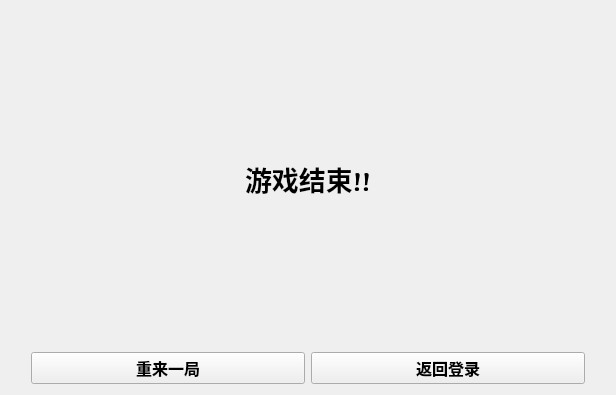
<?xml version="1.0" encoding="UTF-8"?>
<ui version="4.0">
 <class>zjhGameOverWindow</class>
 <widget class="QWidget" name="zjhGameOverWindow">
  <property name="geometry">
   <rect>
    <x>0</x>
    <y>0</y>
    <width>616</width>
    <height>395</height>
   </rect>
  </property>
  <property name="font">
   <font>
    <family>Leelawadee UI</family>
    <pointsize>10</pointsize>
   </font>
  </property>
  <property name="windowTitle">
   <string>GameOver</string>
  </property>
  <layout class="QVBoxLayout" name="verticalLayout">
   <item>
    <widget class="QLabel" name="label">
     <property name="sizePolicy">
      <sizepolicy hsizetype="Preferred" vsizetype="Minimum">
       <horstretch>0</horstretch>
       <verstretch>0</verstretch>
      </sizepolicy>
     </property>
     <property name="font">
      <font>
       <family>Caladea</family>
       <pointsize>20</pointsize>
       <weight>75</weight>
       <bold>true</bold>
      </font>
     </property>
     <property name="focusPolicy">
      <enum>Qt::NoFocus</enum>
     </property>
     <property name="text">
      <string>游戏结束!!</string>
     </property>
     <property name="textFormat">
      <enum>Qt::AutoText</enum>
     </property>
     <property name="alignment">
      <set>Qt::AlignCenter</set>
     </property>
    </widget>
   </item>
   <item>
    <layout class="QHBoxLayout" name="horizontalLayout">
     <property name="sizeConstraint">
      <enum>QLayout::SetFixedSize</enum>
     </property>
     <property name="leftMargin">
      <number>20</number>
     </property>
     <property name="rightMargin">
      <number>20</number>
     </property>
     <item>
      <widget class="QPushButton" name="restartBtn">
       <property name="font">
        <font>
         <family>Segoe UI Light</family>
         <pointsize>12</pointsize>
         <weight>75</weight>
         <bold>true</bold>
        </font>
       </property>
       <property name="text">
        <string>重来一局</string>
       </property>
      </widget>
     </item>
     <item>
      <widget class="QPushButton" name="gobackBtn">
       <property name="font">
        <font>
         <family>Segoe UI Light</family>
         <pointsize>12</pointsize>
         <weight>75</weight>
         <bold>true</bold>
        </font>
       </property>
       <property name="text">
        <string>返回登录</string>
       </property>
      </widget>
     </item>
    </layout>
   </item>
  </layout>
 </widget>
 <resources/>
 <connections/>
</ui>
